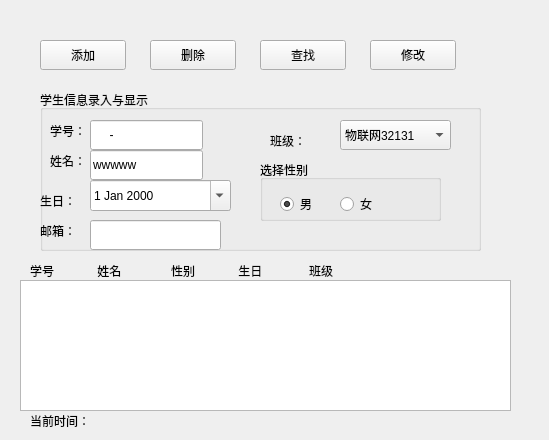
<?xml version="1.0" encoding="UTF-8"?>
<ui version="4.0">
 <class>StudentM</class>
 <widget class="QWidget" name="StudentM">
  <property name="geometry">
   <rect>
    <x>0</x>
    <y>0</y>
    <width>549</width>
    <height>440</height>
   </rect>
  </property>
  <property name="windowTitle">
   <string>学生信息管理</string>
  </property>
  <widget class="QPushButton" name="pbInsert">
   <property name="geometry">
    <rect>
     <x>40</x>
     <y>40</y>
     <width>86</width>
     <height>30</height>
    </rect>
   </property>
   <property name="text">
    <string>添加</string>
   </property>
  </widget>
  <widget class="QPushButton" name="pbDelete">
   <property name="geometry">
    <rect>
     <x>150</x>
     <y>40</y>
     <width>86</width>
     <height>30</height>
    </rect>
   </property>
   <property name="text">
    <string>删除</string>
   </property>
  </widget>
  <widget class="QPushButton" name="pbFind">
   <property name="geometry">
    <rect>
     <x>260</x>
     <y>40</y>
     <width>86</width>
     <height>30</height>
    </rect>
   </property>
   <property name="text">
    <string>查找</string>
   </property>
  </widget>
  <widget class="QPushButton" name="pbUpdate">
   <property name="geometry">
    <rect>
     <x>370</x>
     <y>40</y>
     <width>86</width>
     <height>30</height>
    </rect>
   </property>
   <property name="text">
    <string>修改</string>
   </property>
  </widget>
  <widget class="QGroupBox" name="groupBox">
   <property name="geometry">
    <rect>
     <x>40</x>
     <y>90</y>
     <width>441</width>
     <height>161</height>
    </rect>
   </property>
   <property name="title">
    <string>学生信息录入与显示</string>
   </property>
   <widget class="QLabel" name="label">
    <property name="geometry">
     <rect>
      <x>10</x>
      <y>30</y>
      <width>41</width>
      <height>22</height>
     </rect>
    </property>
    <property name="text">
     <string>学号：</string>
    </property>
   </widget>
   <widget class="QLabel" name="label_2">
    <property name="geometry">
     <rect>
      <x>10</x>
      <y>60</y>
      <width>41</width>
      <height>22</height>
     </rect>
    </property>
    <property name="text">
     <string>姓名：</string>
    </property>
   </widget>
   <widget class="QLabel" name="label_3">
    <property name="geometry">
     <rect>
      <x>0</x>
      <y>100</y>
      <width>41</width>
      <height>22</height>
     </rect>
    </property>
    <property name="text">
     <string>生日：</string>
    </property>
   </widget>
   <widget class="QDateEdit" name="deStuBrith">
    <property name="geometry">
     <rect>
      <x>50</x>
      <y>90</y>
      <width>141</width>
      <height>31</height>
     </rect>
    </property>
    <property name="calendarPopup">
     <bool>true</bool>
    </property>
   </widget>
   <widget class="QLineEdit" name="leStuNo">
    <property name="geometry">
     <rect>
      <x>50</x>
      <y>30</y>
      <width>113</width>
      <height>30</height>
     </rect>
    </property>
    <property name="inputMask">
     <string>99999-9999</string>
    </property>
    <property name="text">
     <string>-</string>
    </property>
    <property name="echoMode">
     <enum>QLineEdit::Normal</enum>
    </property>
   </widget>
   <widget class="QLineEdit" name="leStuName">
    <property name="geometry">
     <rect>
      <x>50</x>
      <y>60</y>
      <width>113</width>
      <height>30</height>
     </rect>
    </property>
    <property name="text">
     <string>wwwww</string>
    </property>
   </widget>
   <widget class="QLabel" name="label_4">
    <property name="geometry">
     <rect>
      <x>230</x>
      <y>40</y>
      <width>41</width>
      <height>22</height>
     </rect>
    </property>
    <property name="text">
     <string>班级：</string>
    </property>
   </widget>
   <widget class="QComboBox" name="cboStuClass">
    <property name="geometry">
     <rect>
      <x>300</x>
      <y>30</y>
      <width>111</width>
      <height>30</height>
     </rect>
    </property>
    <item>
     <property name="text">
      <string>物联网32131</string>
     </property>
    </item>
    <item>
     <property name="text">
      <string>物联网32132</string>
     </property>
    </item>
    <item>
     <property name="text">
      <string>物联网32133</string>
     </property>
    </item>
   </widget>
   <widget class="QGroupBox" name="groupBox_2">
    <property name="geometry">
     <rect>
      <x>220</x>
      <y>70</y>
      <width>181</width>
      <height>61</height>
     </rect>
    </property>
    <property name="title">
     <string>选择性别</string>
    </property>
    <widget class="QRadioButton" name="rbMale">
     <property name="geometry">
      <rect>
       <x>20</x>
       <y>30</y>
       <width>51</width>
       <height>28</height>
      </rect>
     </property>
     <property name="text">
      <string>男</string>
     </property>
     <property name="checked">
      <bool>true</bool>
     </property>
    </widget>
    <widget class="QRadioButton" name="rbFemale">
     <property name="geometry">
      <rect>
       <x>80</x>
       <y>30</y>
       <width>51</width>
       <height>28</height>
      </rect>
     </property>
     <property name="text">
      <string>女</string>
     </property>
    </widget>
   </widget>
   <widget class="QLabel" name="label_6">
    <property name="geometry">
     <rect>
      <x>0</x>
      <y>130</y>
      <width>41</width>
      <height>22</height>
     </rect>
    </property>
    <property name="text">
     <string>邮箱：</string>
    </property>
   </widget>
   <widget class="QLineEdit" name="leEmil">
    <property name="geometry">
     <rect>
      <x>50</x>
      <y>130</y>
      <width>131</width>
      <height>30</height>
     </rect>
    </property>
   </widget>
  </widget>
  <widget class="QLabel" name="label_5">
   <property name="geometry">
    <rect>
     <x>30</x>
     <y>260</y>
     <width>381</width>
     <height>22</height>
    </rect>
   </property>
   <property name="text">
    <string>学号             姓名               性别             生日              班级</string>
   </property>
  </widget>
  <widget class="QLabel" name="lblTime">
   <property name="geometry">
    <rect>
     <x>30</x>
     <y>410</y>
     <width>261</width>
     <height>22</height>
    </rect>
   </property>
   <property name="text">
    <string>当前时间：</string>
   </property>
  </widget>
  <widget class="QListView" name="lstStu">
   <property name="geometry">
    <rect>
     <x>20</x>
     <y>280</y>
     <width>491</width>
     <height>131</height>
    </rect>
   </property>
  </widget>
 </widget>
 <resources/>
 <connections/>
</ui>
